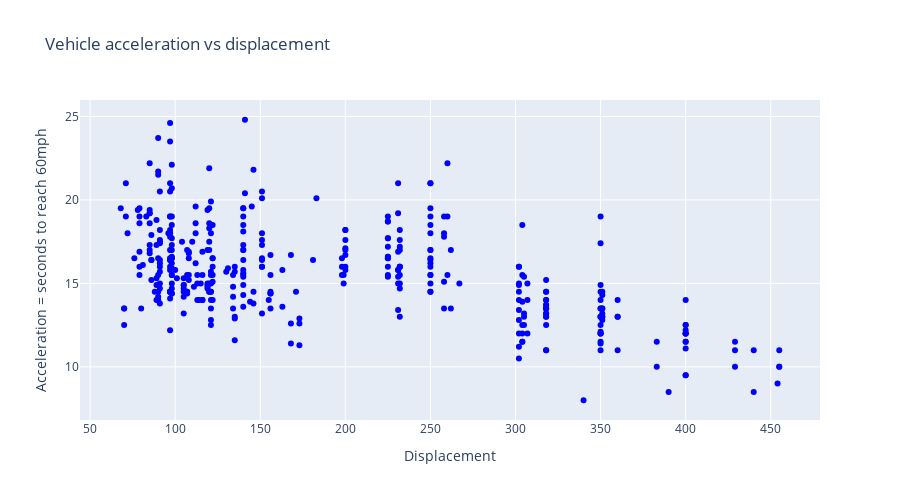

Notebook source saved alongside this figure:
### Code cell
import plotly.graph_objects as go

data = [
    go.Scatter(
        x=df['displacement'],
        y=df['acceleration'],
        mode='markers',
        marker=dict(color='blue'),
        customdata=df['name'],  # Attach the name column to each point
        hovertemplate=
            'Displacement: %{x}<br>' +
            'Acceleration: %{y}<br>' +
            'Name: %{customdata}<extra></extra>'
    )
]

layout = go.Layout(
    title='Vehicle acceleration vs displacement',
    yaxis_title='Acceleration = seconds to reach 60mph',
    xaxis_title='Displacement',
    height=500,
    hovermode='closest'
)

fig = go.Figure(
    data=data,
    layout=layout
)

fig.show()

### Figure 1 — Plotly figure (JSON) as saved in the notebook; plotly's stock layout.template omitted (floating-point values rounded to 4 significant figures; data arrays with more than 128 entries replaced by an {"elided": "..."} marker saying what was removed)
{"data": [{"customdata": {"elided": "398 str values"}, "hovertemplate": "Displacement: %{x}<br>Acceleration: %{y}<br>Name: %{customdata}<extra></extra>", "marker": {"color": "blue"}, "mode": "markers", "type": "scatter", "x": {"elided": "398 float values"}, "y": {"elided": "398 float values"}}], "layout": {"height": 500, "hovermode": "closest", "title": {"text": "Vehicle acceleration vs displacement"}, "xaxis": {"title": {"text": "Displacement"}}, "yaxis": {"title": {"text": "Acceleration = seconds to reach 60mph"}}}}
